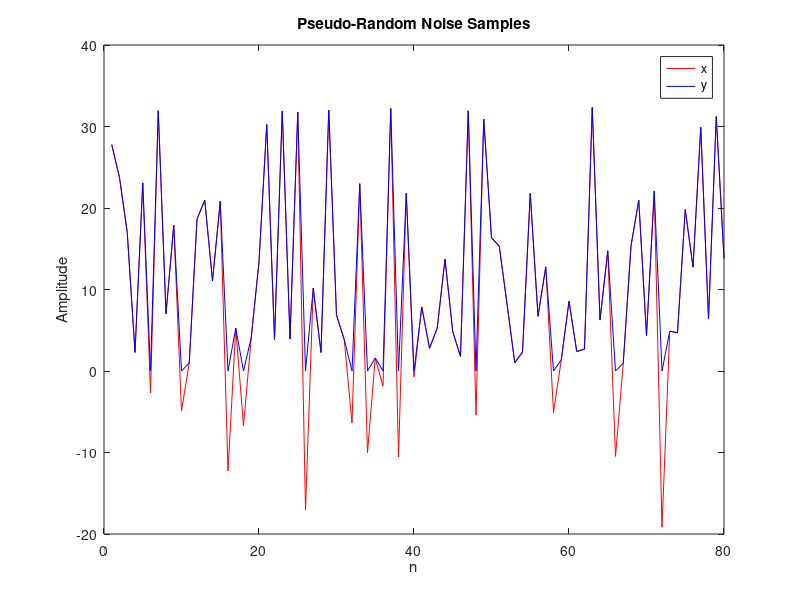

Source code (MATLAB):
% Load the provided file x.mat into matlab
load('x.mat');
% Plot this vector, label the x axis "n" and the y axis "Amplitude", and give the plot the title "Pseudo-Random Noise Samples"
plot(x,'r'), xlabel('n'), ylabel('Amplitude'), title('Pseudo-Random Noise Samples')
% Create y, a vector that contains the samples of x half-wave rectified. (That is, replace all of the negative samples in x with zeros)
i = length(x);
y = zeros(i,1);
for m = 1:i
    if x(m) >= 0
        y(m) = x(m);
    end
end
% Plot x and y on the same plot with a legend telling which vector is which.
hold on
plot(y,'b'), legend('x','y'), hold off
% 5.  Create z which has every other sample of y in it (the first, third, fifth, etc.)
z = y(1:2:end);
% Create the vector Done, which contains the samples in z rounded to the nearest integer.
Done = round(z);
% Copy the following lines into your matlab window:
      alpha = 'abcdefghiIjklmMnopqrstuvwxyYz!" ';
      alpha(Done)

